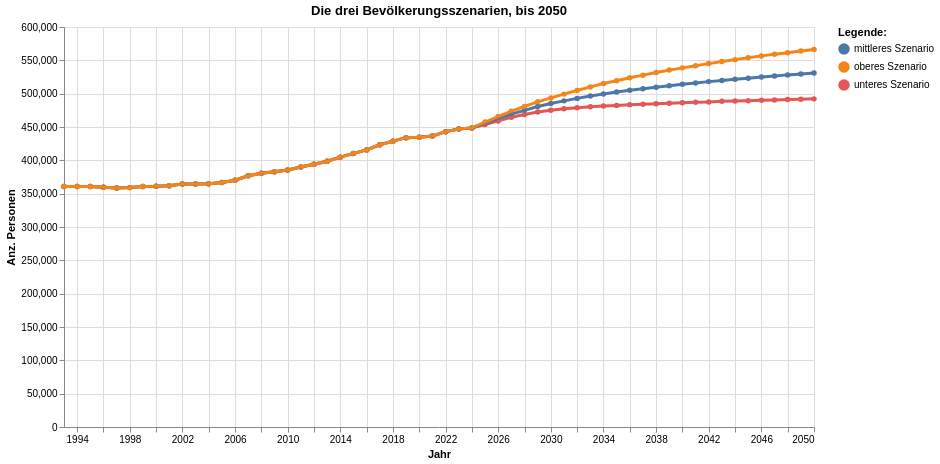

Notebook source saved alongside this figure:
### Code cell
grafik1 = mypy_dv.plot_altair_multiline_highlight(
    data = myAgg1.reset_index().sort_values('VersionArtSort', ascending=True)
    ,x = 'StichtagDatJahr:T'
    ,y = 'sum_WBev:Q'
    ,x_beschriftung = 'Jahr'
    , y_beschriftung = 'Anz. Personen'
    ,category = "VersionArtLang:N"
    ,category_beschriftung= 'Legende:'
    ,warning_status = "ignore" #always or ignore
    ,myTitle="Die drei Bevölkerungsszenarien, bis "+data_max_date
)
grafik1

### Figure 1 — Vega-Lite specification as saved in the notebook (floating-point values rounded to 4 significant figures; data arrays with more than 128 entries replaced by an {"elided": "..."} marker saying what was removed)
{"config": {"view": {"continuousWidth": 300, "continuousHeight": 300}}, "layer": [{"mark": {"type": "circle"}, "encoding": {"color": {"field": "VersionArtLang", "legend": {"orient": "right", "title": "Legende:"}, "type": "nominal"}, "opacity": {"value": 1.3}, "tooltip": [{"field": "StichtagDatJahr", "type": "temporal"}, {"field": "VersionArtLang", "type": "nominal"}, {"field": "sum_WBev", "type": "quantitative"}], "x": {"axis": {"title": "Jahr"}, "field": "StichtagDatJahr", "type": "temporal"}, "y": {"axis": {"title": "Anz. Personen"}, "field": "sum_WBev", "type": "quantitative"}}, "name": "view_1", "title": "Die drei Bevölkerungsszenarien, bis 2050"}, {"mark": {"type": "line"}, "encoding": {"color": {"field": "VersionArtLang", "legend": {"orient": "right", "title": "Legende:"}, "type": "nominal"}, "size": {"condition": {"test": {"not": {"param": "param_1"}}, "value": 1.2}, "value": 3}, "tooltip": [{"field": "StichtagDatJahr", "type": "temporal"}, {"field": "VersionArtLang", "type": "nominal"}, {"field": "sum_WBev", "type": "quantitative"}], "x": {"axis": {"title": "Jahr"}, "field": "StichtagDatJahr", "type": "temporal"}, "y": {"axis": {"title": "Anz. Personen"}, "field": "sum_WBev", "type": "quantitative"}}, "title": "Die drei Bevölkerungsszenarien, bis 2050"}], "data": {"name": "data-9c283e3d97dfa75d18226fd9cef6729e"}, "height": 400, "params": [{"name": "param_1", "select": {"type": "point", "fields": ["VersionArtLang:N"], "nearest": true, "on": "pointerover"}, "views": ["view_1"]}], "width": 750, "$schema": "https://vega.github.io/schema/vega-lite/v5.8.0.json", "datasets": {"data-9c283e3d97dfa75d18226fd9cef6729e": {"elided": "174 records"}}}
